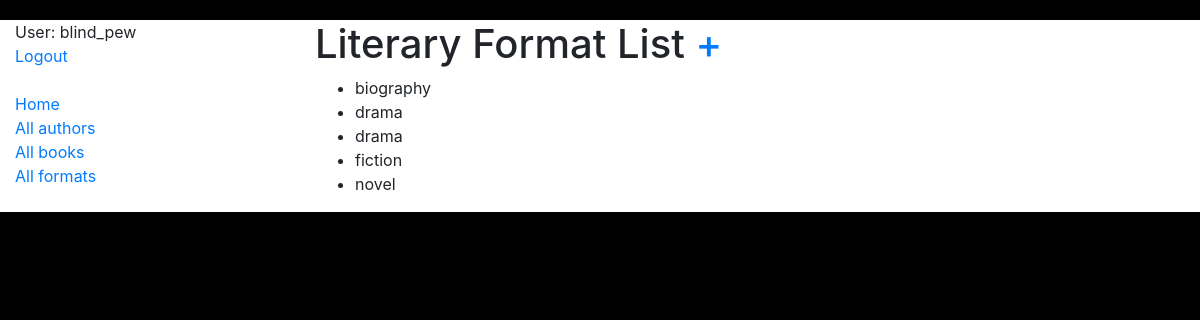
Page /catalog/literary-formats/ (signed in) on the committed database.
### catalog/models.py (models this page shows, shortened)
class Author(AbstractUser):
    pseudonym = models.CharField(max_length=63, null=True, blank=True)
    class Meta:
        ordering = ["username"]

class LiteraryFormat(models.Model):
    name = models.CharField(max_length=63)
    class Meta:
        ordering = ["name"]

### catalog/views.py (the view)
class LiteraryFormatListView(LoginRequiredMixin, generic.ListView):
    model = LiteraryFormat
    template_name = "catalog/literary_format_list.html"
    context_object_name = "literary_format_list"

### templates/catalog/literary_format_list.html
{% extends "base.html" %}
{% block content %}
  <h1>
    Literary Format List
    <a href="{% url 'catalog:literary-format-create' %}">+</a>
  </h1>
  {% if literary_format_list %}
    <ul>
    {% for literary_format in literary_format_list %}
      <li>{{ literary_format.name }}</li>
    {% endfor %}
    </ul>
  {% else %}
    <p>The are no literary formats in library</p>
  {% endif %}
{% endblock %}

### templates/includes/sidebar.html
<ul class="sidebar-nav">
    {% if user.is_authenticated %}
      <li>User: {{ user.username }}</li>
      <li><a href="{% url 'logout' %}">Logout</a></li>
    {% else %}
      <li><a href="{% url 'login' %}">Login</a></li>
    {% endif %}
    <br>
    <li><a href="{% url 'catalog:index' %}">Home</a></li>
    <li><a href="{% url 'catalog:author-list' %}">All authors</a></li>
    <li><a href="{% url 'catalog:book-list' %}">All books</a></li>
    <li><a href="{% url 'catalog:literary-format-list' %}">All formats</a></li>
</ul>

### static/css/styles.css (style rules this page uses)
body { margin-top: 20px; }
.sidebar-nav { padding: 0; list-style: none; }
html { background-color: black; }

### rows in the picture
Author: username "blind_pew"
LiteraryFormat: name "biography"
LiteraryFormat: name "drama"
LiteraryFormat: name "drama"
LiteraryFormat: name "fiction"
LiteraryFormat: name "novel"
